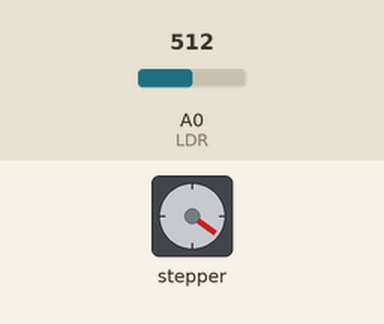
Recording of a sketch running on a simulated Arduino Uno, built with avr-gcc and run on an emulated ATmega328P. Shown: stepper motor. The test bench sets the inputs (shaded band); at power-on: A0 (LDR) = 512. Stepper angles assume 2048 steps per turn; what the sketch prints to the serial monitor is not drawn.

Above: at 2.8 s.
2.9 s: A0 (LDR) set to 792
At 3.9 s:
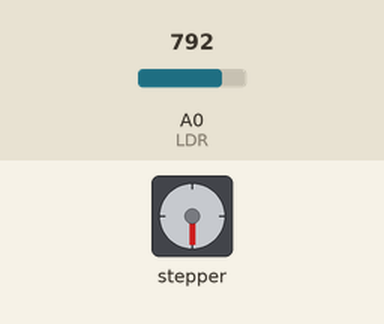
6.4 s: A0 (LDR) set to 817
At 15.0 s:
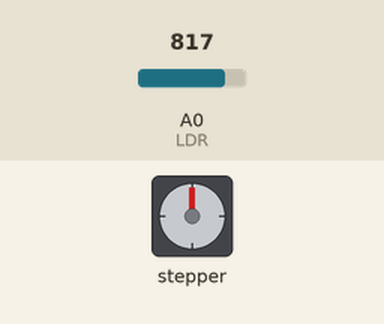
Timing chart, 0 to 15.9 s (numbered marks = the images above; inputs shaded):
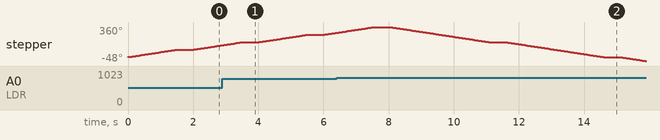

The sketch:

buoc-as.ino
```cpp
#include <Stepper.h>

#define BUOC 2048
#define LDR A0

Stepper stepper(BUOC, 8, 10, 9, 11);

void setup() {
  stepper.setSpeed(10);
  Serial.begin(9600);
}

void loop() {
  int l = analogRead(LDR);
  Serial.print("Ánh sáng: ");
  Serial.println(l);

  if (l < 800) {
    Serial.println("Trời sáng → Quay 90 độ");
    stepper.step((90.0 / 360.0) * BUOC);
  } else {
    Serial.println("Trời tối → Quay ngược 180 độ");
    stepper.step((-180.0 / 360.0) * BUOC);
  }

  delay(500);
}

/*
Cách lắp:
- ULN2003:
    + IN1 -> D8
    + IN2 -> D9
    + IN3 -> D10
    + IN4 -> D11
- Cảm biến ánh sáng:
    + Một chân nối A0
    + 2 chân còn lại nối 5V và GND
*/
```

Measured:
- the behaviour switches between 799 and 800 on A0 (LDR) (found by bisection; images 1 and 2)
